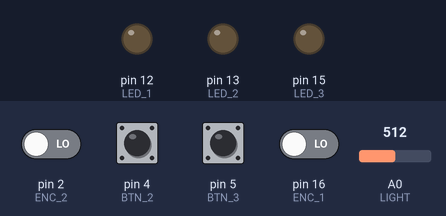
Simulated run of this sketch. Board: Arduino Uno, built with avr-gcc and run on an emulated ATmega328P. Parts: output pins drawn as LEDs (lit = HIGH). Dashed ring = blinking. The test bench sets the inputs (shaded band); at power-on: pin 2 (ENC_2), pin 4 (BTN_2), pin 5 (BTN_3), pin 16 (ENC_1) LOW, A0 (LIGHT) = 512.

Above: at 1.8 s.
1.9 s: pin 4 (BTN_2) pulled HIGH for 0.15 s
At 2.15 s:
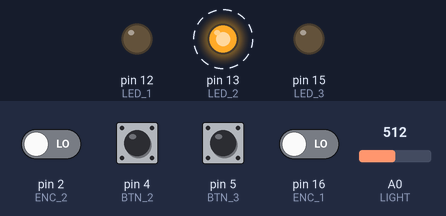
3.7 s: A0 (LIGHT) set to 716
At 4.1 s:
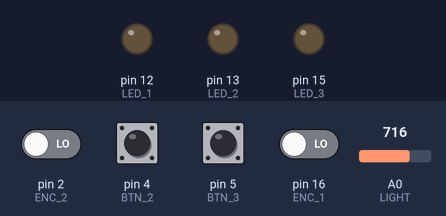
5.3 s: pin 16 (ENC_1) driven HIGH
At 6.5 s:
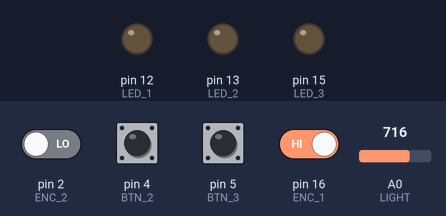
Timing chart, 0 to 8.3 s (numbered marks = the images above; inputs shaded):
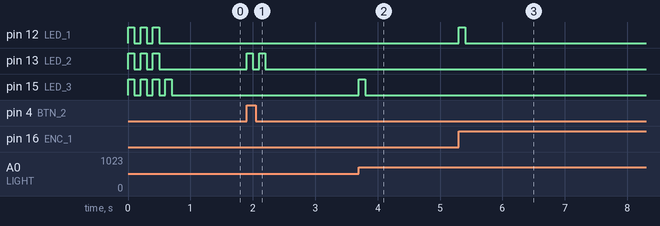

Measured:
- after the input at 1.9 s, pin 13 (LED_2): alternates HIGH for 0.10 s and LOW for 0.10 s, 4 changes in all, then stays LOW, starting at once
- after the input at 3.7 s, pin 15 (LED_3): LOW → HIGH at once, → LOW 0.10 s later
- after the input at 5.3 s, pin 12 (LED_1): LOW → HIGH at once, → LOW 0.10 s later
- by itself, pin 15 (LED_3): alternates HIGH for 0.10 s and LOW for 0.10 s, 7 changes in all, then stays LOW

The sketch:

box1.ino
```cpp
int LED_1 = 12;  //6
int LED_2 = 13;  //7
int LED_3 = 15;  //8

int BTN_1 = 0;  //3
int BTN_2 = 4;  //2
int BTN_3 = 5;  //1

int ENC_1 = 16;  //0
int ENC_2 = 2;  //4

int LIGHT = A0; //A0

int oldA = 0;
int oldB = 0;

//game logic
/**
 * 0 - just started
 * 1,2,3 - first, second and third tasks completed.
 */
int state = 0;

int btn1state = LOW;
int btn2state = LOW;
int btn3state = LOW;

int task1counter = 0;

int led1blink = false;
int led2blink = false;
int led3blink = false;

float light = 0;
float baseLight = 0;

void setup() {

  pinMode(LED_1, OUTPUT);
  pinMode(LED_2, OUTPUT);
  pinMode(LED_3, OUTPUT);

  pinMode(BTN_1, INPUT);
  pinMode(BTN_2, INPUT);
  pinMode(BTN_3, INPUT);

  pinMode(ENC_1, INPUT);
  pinMode(ENC_2, INPUT);

  //set base light so game work in many conditions
  baseLight = analogRead(LIGHT);

  blinkLedsFast();

  Serial.begin(115200);
  //Serial.println("AZZ-AZZ-AZZ");

}

void loop() {
  int encChange = getEncTurn();
  if (state == 0 && encChange!=0){
    //Serial.println("X >> " + String(task1counter));
    task1counter += abs(encChange);
    if(task1()) {
      state = 1;
    } else {
      led1blink = true;
    }
  }

  //buttons
  if (digitalRead(BTN_1) != btn1state) {
    led2blink = true;
    btn1state = digitalRead(BTN_1);
  }
  if (digitalRead(BTN_2) != btn2state) {
    led2blink = true;
    btn2state = digitalRead(BTN_2);
  }
  if (digitalRead(BTN_3) != btn3state) {
    led2blink = true;
    btn3state = digitalRead(BTN_3);
  }

  float t = analogRead(LIGHT);
  if (abs(t-light) > 100) {
    //Serial.println("TTT: " + String(t) );
    light = t;
    led3blink = true;
  }

  if(state == 1 && task2()) {
    state = 2;
  } else if(state == 2 && !task2()) {
    state = 1;
  } else if(state == 2 && task3()) {
    state = 3;
  }

  if (state < 1 && led1blink) {
    blinkLed(LED_1);
    led1blink = false;
  }
  if (state < 2 && led2blink) {
    blinkLed(LED_2);
    led2blink = false;
  }
  if (state < 3 && led3blink) {
    blinkLed(LED_3);
    led3blink = false;
  }

  switch(state) {
    case 0:
      //leds off
    break;
    case 1:
      digitalWrite(LED_1, HIGH);
    break;
    case 2:
      digitalWrite(LED_1, HIGH);
      digitalWrite(LED_2, HIGH);
    break;
    case 3:
      digitalWrite(LED_1, HIGH);
      digitalWrite(LED_2, HIGH);
      digitalWrite(LED_3, HIGH);
    break;
  }

  /*
  if (digitalRead(BTN_1) == HIGH) {
    digitalWrite(LED_1, HIGH);
  } else {
     digitalWrite(LED_1, LOW);
  }

  if (digitalRead(BTN_2) == HIGH) {
    digitalWrite(LED_2, HIGH);
  } else {
     digitalWrite(LED_2, LOW);
  }

  if (digitalRead(BTN_3) == HIGH) {
    digitalWrite(LED_3, HIGH);
  } else {
     digitalWrite(LED_3, LOW);
  }
  */

  delay(1);
}

boolean task1() {
  if (task1counter > 30) {
    return true;
  } else {
    return false;
  }
}

boolean task2() {
  if (btn1state == HIGH
      && btn2state == LOW
      && btn3state == HIGH) {
    return true;
  } else {
    return false;
  }
}

boolean task3() {
  return light-baseLight > 300;
}

/**
 * return -1,0,1
 * if rotating too fast or slow provide invalida result (sometimes)
 */
int getEncTurn() {
  int a = digitalRead(ENC_1);
  int b = digitalRead(ENC_2);
  int result = 0;
  if (oldA == LOW && a==HIGH) {
    result = (oldB * 2 - 1);
  }
  oldA = a;
  oldB = b;
  return result;
}


void blinkLedsFast() {
  for (int i = 0; i < 3; i++) {
    enableLeds();
    delay(100);
    disableLeds();
    delay(100);
   }
}

void disableLeds(){
  digitalWrite(LED_1, LOW);
  digitalWrite(LED_2, LOW);
  digitalWrite(LED_3, LOW);
}

void enableLeds(){
  digitalWrite(LED_1, HIGH);
  digitalWrite(LED_2, HIGH);
  digitalWrite(LED_3, HIGH);
}

void blinkLed(int led) {
  digitalWrite(led, HIGH);
  delay(100);
  digitalWrite(led, LOW);
  delay(100);
}
```
